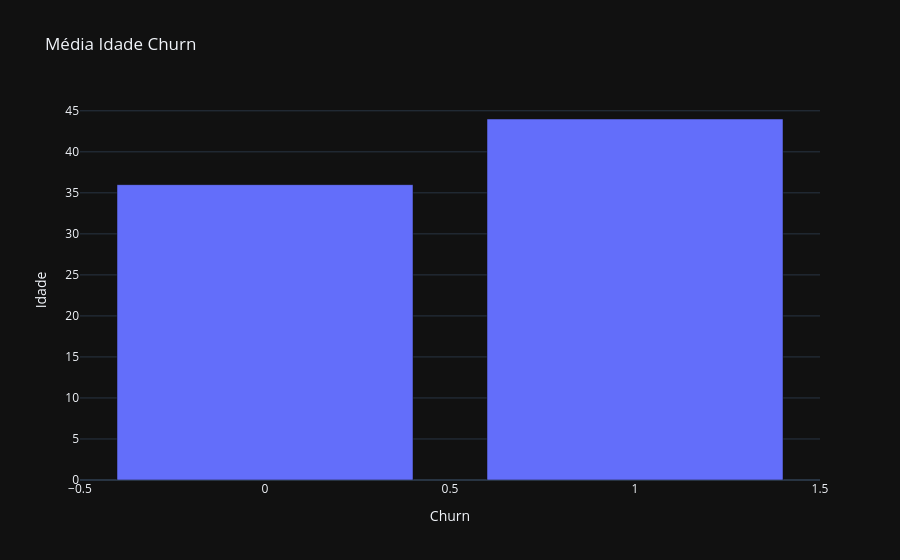

The code cell stored with this chart in its notebook:
### Markdown cell above
**Variável Churn x Idade:**

### Code cell
mediana = df.groupby('Churn')['Idade'].median().reset_index()

# Criar gráfico de barras
fig = px.bar(mediana, x='Churn', y='Idade',
             title='Média Idade Churn')
fig.show()

### Figure 1 — Plotly figure (JSON) as saved in the notebook; plotly's stock layout.template omitted (floating-point values rounded to 4 significant figures)
{"data": [{"hovertemplate": "Churn=%{x}<br>Idade=%{y}<extra></extra>", "legendgroup": "", "marker": {"color": "#636efa", "pattern": {"shape": ""}}, "name": "", "orientation": "v", "showlegend": false, "textposition": "auto", "x": [0, 1], "xaxis": "x", "y": [36.0, 44.0], "yaxis": "y", "type": "bar"}], "layout": {"xaxis": {"anchor": "y", "domain": [0.0, 1.0], "title": {"text": "Churn"}}, "yaxis": {"anchor": "x", "domain": [0.0, 1.0], "title": {"text": "Idade"}}, "legend": {"tracegroupgap": 0}, "title": {"text": "Média Idade Churn"}, "barmode": "relative"}}
